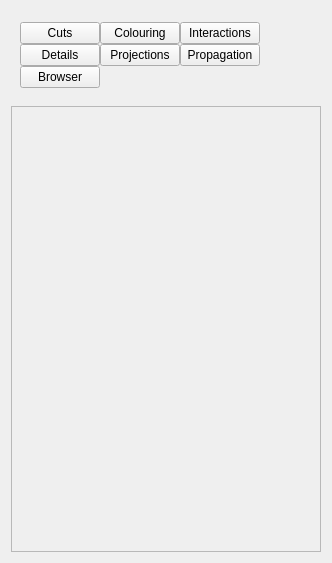
<ui version="4.0" >
 <class>VP1TrackControllerForm</class>
 <widget class="QWidget" name="VP1TrackControllerForm" >
  <property name="geometry" >
   <rect>
    <x>0</x>
    <y>0</y>
    <width>332</width>
    <height>563</height>
   </rect>
  </property>
  <property name="windowTitle" >
   <string>Form</string>
  </property>
  <layout class="QVBoxLayout" name="verticalLayout" >
   <item>
    <layout class="QHBoxLayout" name="horizontalLayout" >
     <item>
      <widget class="QWidget" native="1" name="widget_settingsButtonsPlaceholder" >
       <property name="sizePolicy" >
        <sizepolicy vsizetype="Fixed" hsizetype="Fixed" >
         <horstretch>0</horstretch>
         <verstretch>0</verstretch>
        </sizepolicy>
       </property>
       <layout class="QGridLayout" >
        <property name="margin" >
         <number>0</number>
        </property>
        <property name="spacing" >
         <number>0</number>
        </property>
        <item row="0" column="0" >
         <widget class="QPushButton" name="pushButton_settings_cuts" >
          <property name="toolTip" >
           <string>Configure track cuts on quantities such as eta, phi and momentum</string>
          </property>
          <property name="text" >
           <string>Cuts</string>
          </property>
          <property name="checkable" >
           <bool>true</bool>
          </property>
         </widget>
        </item>
        <item row="0" column="1" >
         <widget class="QPushButton" name="pushButton_settings_colouring" >
          <property name="toolTip" >
           <string>Configure track colours</string>
          </property>
          <property name="text" >
           <string>Colouring</string>
          </property>
          <property name="checkable" >
           <bool>true</bool>
          </property>
         </widget>
        </item>
        <item row="0" column="2" >
         <widget class="QPushButton" name="pushButton_settings_interactions" >
          <property name="toolTip" >
           <string>Settings for what happens in response to selections (printout, zooms, ...)</string>
          </property>
          <property name="text" >
           <string>Interactions</string>
          </property>
          <property name="checkable" >
           <bool>true</bool>
          </property>
         </widget>
        </item>
        <item row="1" column="0" >
         <widget class="QPushButton" name="pushButton_settings_details" >
          <property name="toolTip" >
           <string>Configure display of objects (measurements, surfaces, errors, ...) associated with the tracks</string>
          </property>
          <property name="text" >
           <string>Details</string>
          </property>
          <property name="checkable" >
           <bool>true</bool>
          </property>
         </widget>
        </item>
        <item row="1" column="1" >
         <widget class="QPushButton" name="pushButton_settings_projections" >
          <property name="toolTip" >
           <string>Configure projections to muon chamber sides and inner detector surfaces</string>
          </property>
          <property name="text" >
           <string>Projections</string>
          </property>
          <property name="checkable" >
           <bool>true</bool>
          </property>
         </widget>
        </item>
        <item row="1" column="2" >
         <widget class="QPushButton" name="pushButton_settings_extrapolation" >
          <property name="toolTip" >
           <string>Configure how the curves used for visualisation are constructed based on the actual available track parameters</string>
          </property>
          <property name="text" >
           <string>Propagation</string>
          </property>
          <property name="checkable" >
           <bool>true</bool>
          </property>
         </widget>
        </item>
        <item row="2" column="0" >
         <widget class="QPushButton" name="pushButton_ObjectBrowser" >
          <property name="enabled" >
           <bool>true</bool>
          </property>
          <property name="toolTip" >
           <string>Browse tracking objects in this event, and use to navigate in 3D view (especially if zooming is turned on in Interactions)</string>
          </property>
          <property name="text" >
           <string>Browser</string>
          </property>
          <property name="checkable" >
           <bool>true</bool>
          </property>
          <property name="checked" >
           <bool>false</bool>
          </property>
          <property name="flat" >
           <bool>false</bool>
          </property>
         </widget>
        </item>
       </layout>
      </widget>
     </item>
     <item>
      <spacer>
       <property name="orientation" >
        <enum>Qt::Horizontal</enum>
       </property>
       <property name="sizeType" >
        <enum>QSizePolicy::Preferred</enum>
       </property>
       <property name="sizeHint" stdset="0" >
        <size>
         <width>51</width>
         <height>89</height>
        </size>
       </property>
      </spacer>
     </item>
    </layout>
   </item>
   <item>
    <widget class="QScrollArea" name="collWidgetScrollArea" />
   </item>
  </layout>
 </widget>
 <resources/>
 <connections/>
</ui>
